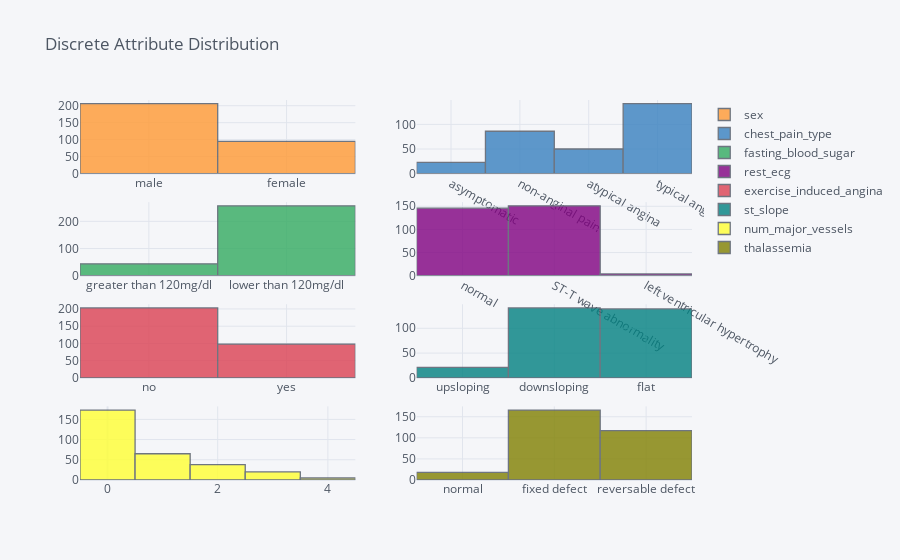

Notebook cell for this chart:
### Markdown cell above
### Data Distribution

### Code cell
data[col_discrete].iplot(kind='hist', subplots=True, title='Discrete Attribute Distribution')

### Figure 1 — Plotly figure (JSON) as saved in the notebook; plotly's stock layout.template omitted (floating-point values rounded to 4 significant figures; data arrays with more than 128 entries replaced by an {"elided": "..."} marker saying what was removed)
{"data": [{"opacity": 0.8, "orientation": "v", "yaxis": "y", "histnorm": "", "xaxis": "x", "histfunc": "count", "marker": {"color": "rgba(255, 153, 51, 1.0)", "line": {"color": "#4D5663", "width": 1.3}}, "x": {"elided": "301 str values"}, "type": "histogram", "name": "sex"}, {"opacity": 0.8, "orientation": "v", "yaxis": "y2", "histnorm": "", "xaxis": "x2", "histfunc": "count", "marker": {"color": "rgba(55, 128, 191, 1.0)", "line": {"color": "#4D5663", "width": 1.3}}, "x": {"elided": "301 str values"}, "type": "histogram", "name": "chest_pain_type"}, {"opacity": 0.8, "orientation": "v", "yaxis": "y3", "histnorm": "", "xaxis": "x3", "histfunc": "count", "marker": {"color": "rgba(50, 171, 96, 1.0)", "line": {"color": "#4D5663", "width": 1.3}}, "x": {"elided": "301 str values"}, "type": "histogram", "name": "fasting_blood_sugar"}, {"opacity": 0.8, "orientation": "v", "yaxis": "y4", "histnorm": "", "xaxis": "x4", "histfunc": "count", "marker": {"color": "rgba(128, 0, 128, 1.0)", "line": {"color": "#4D5663", "width": 1.3}}, "x": {"elided": "301 str values"}, "type": "histogram", "name": "rest_ecg"}, {"opacity": 0.8, "orientation": "v", "yaxis": "y5", "histnorm": "", "xaxis": "x5", "histfunc": "count", "marker": {"color": "rgba(219, 64, 82, 1.0)", "line": {"color": "#4D5663", "width": 1.3}}, "x": {"elided": "301 str values"}, "type": "histogram", "name": "exercise_induced_angina"}, {"opacity": 0.8, "orientation": "v", "yaxis": "y6", "histnorm": "", "xaxis": "x6", "histfunc": "count", "marker": {"color": "rgba(0, 128, 128, 1.0)", "line": {"color": "#4D5663", "width": 1.3}}, "x": {"elided": "301 str values"}, "type": "histogram", "name": "st_slope"}, {"opacity": 0.8, "orientation": "v", "yaxis": "y7", "histnorm": "", "xaxis": "x7", "histfunc": "count", "marker": {"color": "rgba(255, 255, 51, 1.0)", "line": {"color": "#4D5663", "width": 1.3}}, "x": {"elided": "301 int values"}, "type": "histogram", "name": "num_major_vessels"}, {"opacity": 0.8, "orientation": "v", "yaxis": "y8", "histnorm": "", "xaxis": "x8", "histfunc": "count", "marker": {"color": "rgba(128, 128, 0, 1.0)", "line": {"color": "#4D5663", "width": 1.3}}, "x": {"elided": "301 str values"}, "type": "histogram", "name": "thalassemia"}], "layout": {"paper_bgcolor": "#F5F6F9", "yaxis2": {"tickfont": {"color": "#4D5663"}, "domain": [0.8063, 1], "title": {"text": "", "font": {"color": "#4D5663"}}, "showgrid": true, "zerolinecolor": "#E1E5ED", "gridcolor": "#E1E5ED", "anchor": "x2"}, "yaxis3": {"tickfont": {"color": "#4D5663"}, "domain": [0.5375, 0.7312], "title": {"text": "", "font": {"color": "#4D5663"}}, "showgrid": true, "zerolinecolor": "#E1E5ED", "gridcolor": "#E1E5ED", "anchor": "x3"}, "yaxis4": {"tickfont": {"color": "#4D5663"}, "domain": [0.5375, 0.7312], "title": {"text": "", "font": {"color": "#4D5663"}}, "showgrid": true, "zerolinecolor": "#E1E5ED", "gridcolor": "#E1E5ED", "anchor": "x4"}, "yaxis5": {"tickfont": {"color": "#4D5663"}, "domain": [0.2687, 0.4625], "title": {"text": "", "font": {"color": "#4D5663"}}, "showgrid": true, "zerolinecolor": "#E1E5ED", "gridcolor": "#E1E5ED", "anchor": "x5"}, "yaxis6": {"tickfont": {"color": "#4D5663"}, "domain": [0.2687, 0.4625], "title": {"text": "", "font": {"color": "#4D5663"}}, "showgrid": true, "zerolinecolor": "#E1E5ED", "gridcolor": "#E1E5ED", "anchor": "x6"}, "yaxis7": {"tickfont": {"color": "#4D5663"}, "domain": [0, 0.1938], "title": {"text": "", "font": {"color": "#4D5663"}}, "showgrid": true, "zerolinecolor": "#E1E5ED", "gridcolor": "#E1E5ED", "anchor": "x7"}, "yaxis8": {"tickfont": {"color": "#4D5663"}, "domain": [0, 0.1938], "title": {"text": "", "font": {"color": "#4D5663"}}, "showgrid": true, "zerolinecolor": "#E1E5ED", "gridcolor": "#E1E5ED", "anchor": "x8"}, "title": {"text": "Discrete Attribute Distribution", "font": {"color": "#4D5663"}}, "plot_bgcolor": "#F5F6F9", "xaxis8": {"tickfont": {"color": "#4D5663"}, "domain": [0.55, 1], "title": {"text": "", "font": {"color": "#4D5663"}}, "showgrid": true, "zerolinecolor": "#E1E5ED", "gridcolor": "#E1E5ED", "anchor": "y8"}, "xaxis": {"tickfont": {"color": "#4D5663"}, "domain": [0, 0.45], "title": {"text": "", "font": {"color": "#4D5663"}}, "showgrid": true, "zerolinecolor": "#E1E5ED", "gridcolor": "#E1E5ED", "anchor": "y"}, "barmode": "overlay", "legend": {"bgcolor": "#F5F6F9", "font": {"color": "#4D5663"}}, "yaxis": {"tickfont": {"color": "#4D5663"}, "domain": [0.8063, 1], "title": {"text": "", "font": {"color": "#4D5663"}}, "showgrid": true, "zerolinecolor": "#E1E5ED", "gridcolor": "#E1E5ED", "anchor": "x"}, "xaxis7": {"tickfont": {"color": "#4D5663"}, "domain": [0, 0.45], "title": {"text": "", "font": {"color": "#4D5663"}}, "showgrid": true, "zerolinecolor": "#E1E5ED", "gridcolor": "#E1E5ED", "anchor": "y7"}, "xaxis6": {"tickfont": {"color": "#4D5663"}, "domain": [0.55, 1], "title": {"text": "", "font": {"color": "#4D5663"}}, "showgrid": true, "zerolinecolor": "#E1E5ED", "gridcolor": "#E1E5ED", "anchor": "y6"}, "xaxis5": {"tickfont": {"color": "#4D5663"}, "domain": [0, 0.45], "title": {"text": "", "font": {"color": "#4D5663"}}, "showgrid": true, "zerolinecolor": "#E1E5ED", "gridcolor": "#E1E5ED", "anchor": "y5"}, "xaxis4": {"tickfont": {"color": "#4D5663"}, "domain": [0.55, 1], "title": {"text": "", "font": {"color": "#4D5663"}}, "showgrid": true, "zerolinecolor": "#E1E5ED", "gridcolor": "#E1E5ED", "anchor": "y4"}, "xaxis3": {"tickfont": {"color": "#4D5663"}, "domain": [0, 0.45], "title": {"text": "", "font": {"color": "#4D5663"}}, "showgrid": true, "zerolinecolor": "#E1E5ED", "gridcolor": "#E1E5ED", "anchor": "y3"}, "xaxis2": {"tickfont": {"color": "#4D5663"}, "domain": [0.55, 1], "title": {"text": "", "font": {"color": "#4D5663"}}, "showgrid": true, "zerolinecolor": "#E1E5ED", "gridcolor": "#E1E5ED", "anchor": "y2"}}}
